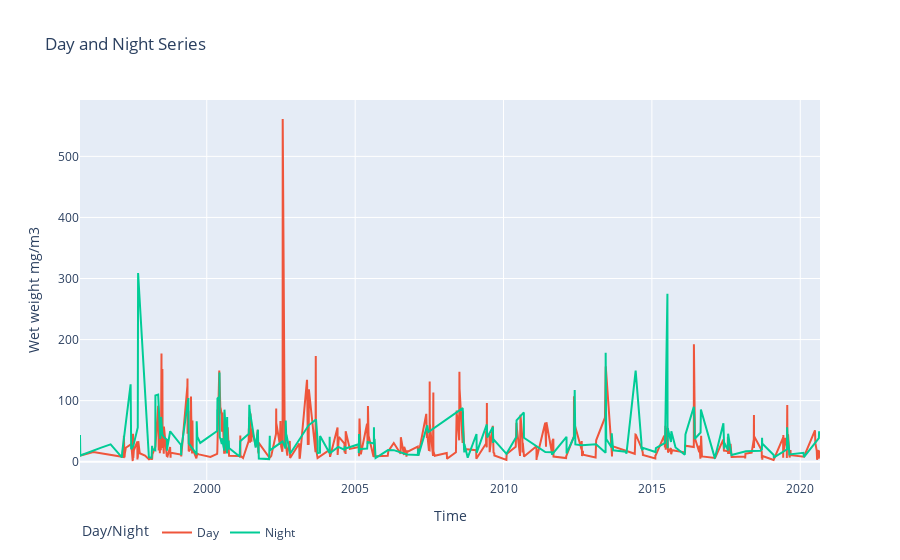

Source (notebook cell):
### Code cell
import plotly.express as px

day_df = (
    results["day"].mean(["latitude", "longitude"]).to_dataframe().reset_index().dropna()
)
night_df = (
    results["night"]
    .mean(["latitude", "longitude"])
    .to_dataframe()
    .reset_index()
    .dropna()
)


fig = px.line(
    title="Day and Night Series", labels={"value": "Abundance", "time": "Time"}
)

fig.add_scatter(x=day_df["time"], y=day_df["day"], mode="lines", name="Day")

fig.add_scatter(x=night_df["time"], y=night_df["night"], mode="lines", name="Night")

fig.update_layout(
    xaxis_title="Time",
    yaxis_title="Wet weight mg/m3",
    legend_title="Day/Night",
    legend=dict(orientation="h"),
)

fig.show()

### Figure 1 — Plotly figure (JSON) as saved in the notebook; plotly's stock layout.template omitted (floating-point values rounded to 4 significant figures; data arrays with more than 128 entries replaced by an {"elided": "..."} marker saying what was removed)
{"data": [{"hovertemplate": "<extra></extra>", "legendgroup": "", "line": {"color": "#636efa", "dash": "solid"}, "marker": {"symbol": "circle"}, "mode": "lines", "name": "", "orientation": "v", "showlegend": false, "type": "scatter", "xaxis": "x", "yaxis": "y"}, {"mode": "lines", "name": "Day", "type": "scatter", "x": {"elided": "460 str values"}, "y": {"elided": "460 float values"}}, {"mode": "lines", "name": "Night", "type": "scatter", "x": {"elided": "226 str values"}, "y": {"elided": "226 float values"}}], "layout": {"legend": {"orientation": "h", "title": {"text": "Day/Night"}, "tracegroupgap": 0}, "title": {"text": "Day and Night Series"}, "xaxis": {"anchor": "y", "domain": [0, 1], "title": {"text": "Time"}}, "yaxis": {"anchor": "x", "domain": [0, 1], "title": {"text": "Wet weight mg/m3"}}}}
